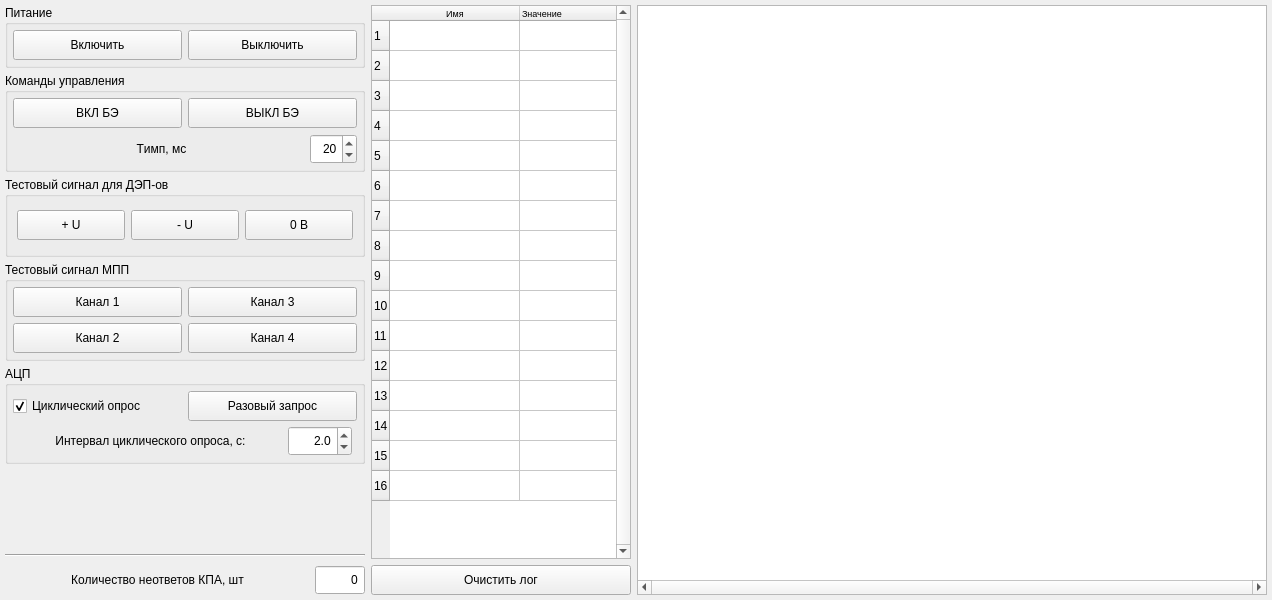
      <widget class="QWidget" name="kpaTab">
       <attribute name="title">
        <string>КПА</string>
       </attribute>
       <layout class="QGridLayout" name="gridLayout_9" columnstretch="0,0,1">
        <property name="leftMargin">
         <number>5</number>
        </property>
        <property name="topMargin">
         <number>5</number>
        </property>
        <property name="rightMargin">
         <number>5</number>
        </property>
        <property name="bottomMargin">
         <number>5</number>
        </property>
        <item row="0" column="0">
         <layout class="QVBoxLayout" name="verticalLayout">
          <property name="spacing">
           <number>5</number>
          </property>
          <property name="sizeConstraint">
           <enum>QLayout::SetMinimumSize</enum>
          </property>
          <item>
           <widget class="QGroupBox" name="powerGBox">
            <property name="sizePolicy">
             <sizepolicy hsizetype="Minimum" vsizetype="Minimum">
              <horstretch>0</horstretch>
              <verstretch>0</verstretch>
             </sizepolicy>
            </property>
            <property name="minimumSize">
             <size>
              <width>250</width>
              <height>70</height>
             </size>
            </property>
            <property name="title">
             <string>Питание</string>
            </property>
            <layout class="QGridLayout" name="gridLayout_3">
             <property name="sizeConstraint">
              <enum>QLayout::SetMinimumSize</enum>
             </property>
             <property name="leftMargin">
              <number>5</number>
             </property>
             <property name="topMargin">
              <number>5</number>
             </property>
             <property name="rightMargin">
              <number>5</number>
             </property>
             <property name="bottomMargin">
              <number>5</number>
             </property>
             <item row="0" column="0">
              <widget class="QPushButton" name="powOnPButt">
               <property name="sizePolicy">
                <sizepolicy hsizetype="Expanding" vsizetype="Fixed">
                 <horstretch>0</horstretch>
                 <verstretch>0</verstretch>
                </sizepolicy>
               </property>
               <property name="minimumSize">
                <size>
                 <width>0</width>
                 <height>30</height>
                </size>
               </property>
               <property name="text">
                <string>Включить</string>
               </property>
              </widget>
             </item>
             <item row="0" column="1">
              <widget class="QPushButton" name="powOffPButt">
               <property name="sizePolicy">
                <sizepolicy hsizetype="Expanding" vsizetype="Fixed">
                 <horstretch>0</horstretch>
                 <verstretch>0</verstretch>
                </sizepolicy>
               </property>
               <property name="minimumSize">
                <size>
                 <width>0</width>
                 <height>30</height>
                </size>
               </property>
               <property name="text">
                <string>Выключить</string>
               </property>
              </widget>
             </item>
            </layout>
           </widget>
          </item>
          <item>
           <widget class="QGroupBox" name="KUGBox">
            <property name="sizePolicy">
             <sizepolicy hsizetype="Minimum" vsizetype="Minimum">
              <horstretch>0</horstretch>
              <verstretch>0</verstretch>
             </sizepolicy>
            </property>
            <property name="minimumSize">
             <size>
              <width>250</width>
              <height>110</height>
             </size>
            </property>
            <property name="title">
             <string>Команды управления</string>
            </property>
            <layout class="QGridLayout" name="gridLayout_2">
             <property name="sizeConstraint">
              <enum>QLayout::SetMinimumSize</enum>
             </property>
             <property name="leftMargin">
              <number>5</number>
             </property>
             <property name="topMargin">
              <number>5</number>
             </property>
             <property name="rightMargin">
              <number>5</number>
             </property>
             <property name="bottomMargin">
              <number>5</number>
             </property>
             <item row="2" column="0">
              <widget class="QPushButton" name="onBEPButt">
               <property name="sizePolicy">
                <sizepolicy hsizetype="Expanding" vsizetype="Fixed">
                 <horstretch>0</horstretch>
                 <verstretch>0</verstretch>
                </sizepolicy>
               </property>
               <property name="minimumSize">
                <size>
                 <width>30</width>
                 <height>30</height>
                </size>
               </property>
               <property name="text">
                <string>ВКЛ БЭ</string>
               </property>
              </widget>
             </item>
             <item row="2" column="1">
              <widget class="QPushButton" name="offBEPButt">
               <property name="sizePolicy">
                <sizepolicy hsizetype="Expanding" vsizetype="Fixed">
                 <horstretch>0</horstretch>
                 <verstretch>0</verstretch>
                </sizepolicy>
               </property>
               <property name="minimumSize">
                <size>
                 <width>30</width>
                 <height>30</height>
                </size>
               </property>
               <property name="text">
                <string>ВЫКЛ БЭ</string>
               </property>
              </widget>
             </item>
             <item row="3" column="0" colspan="2">
              <layout class="QHBoxLayout" name="horizontalLayout_7">
               <property name="spacing">
                <number>0</number>
               </property>
               <property name="sizeConstraint">
                <enum>QLayout::SetMinimumSize</enum>
               </property>
               <item>
                <widget class="QLabel" name="durationLabel">
                 <property name="sizePolicy">
                  <sizepolicy hsizetype="Expanding" vsizetype="Minimum">
                   <horstretch>0</horstretch>
                   <verstretch>0</verstretch>
                  </sizepolicy>
                 </property>
                 <property name="minimumSize">
                  <size>
                   <width>55</width>
                   <height>30</height>
                  </size>
                 </property>
                 <property name="text">
                  <string>Tимп, мс</string>
                 </property>
                 <property name="alignment">
                  <set>Qt::AlignCenter</set>
                 </property>
                </widget>
               </item>
               <item>
                <widget class="QSpinBox" name="durationSBox">
                 <property name="sizePolicy">
                  <sizepolicy hsizetype="Minimum" vsizetype="Minimum">
                   <horstretch>0</horstretch>
                   <verstretch>0</verstretch>
                  </sizepolicy>
                 </property>
                 <property name="minimumSize">
                  <size>
                   <width>25</width>
                   <height>30</height>
                  </size>
                 </property>
                 <property name="alignment">
                  <set>Qt::AlignRight|Qt::AlignTrailing|Qt::AlignVCenter</set>
                 </property>
                 <property name="minimum">
                  <number>15</number>
                 </property>
                 <property name="maximum">
                  <number>500</number>
                 </property>
                 <property name="singleStep">
                  <number>5</number>
                 </property>
                 <property name="value">
                  <number>20</number>
                 </property>
                </widget>
               </item>
              </layout>
             </item>
            </layout>
           </widget>
          </item>
          <item>
           <widget class="QGroupBox" name="testDEPPButt">
            <property name="sizePolicy">
             <sizepolicy hsizetype="Minimum" vsizetype="Preferred">
              <horstretch>0</horstretch>
              <verstretch>0</verstretch>
             </sizepolicy>
            </property>
            <property name="minimumSize">
             <size>
              <width>250</width>
              <height>80</height>
             </size>
            </property>
            <property name="title">
             <string>Тестовый сигнал для ДЭП-ов</string>
            </property>
            <layout class="QGridLayout" name="gridLayout_4">
             <property name="topMargin">
              <number>5</number>
             </property>
             <property name="bottomMargin">
              <number>5</number>
             </property>
             <item row="0" column="0">
              <widget class="QPushButton" name="depP30PButt">
               <property name="sizePolicy">
                <sizepolicy hsizetype="Expanding" vsizetype="Fixed">
                 <horstretch>0</horstretch>
                 <verstretch>0</verstretch>
                </sizepolicy>
               </property>
               <property name="minimumSize">
                <size>
                 <width>0</width>
                 <height>30</height>
                </size>
               </property>
               <property name="text">
                <string>+ U</string>
               </property>
              </widget>
             </item>
             <item row="0" column="1">
              <widget class="QPushButton" name="depM30PButt">
               <property name="sizePolicy">
                <sizepolicy hsizetype="Expanding" vsizetype="Fixed">
                 <horstretch>0</horstretch>
                 <verstretch>0</verstretch>
                </sizepolicy>
               </property>
               <property name="minimumSize">
                <size>
                 <width>0</width>
                 <height>30</height>
                </size>
               </property>
               <property name="text">
                <string>- U</string>
               </property>
              </widget>
             </item>
             <item row="0" column="2">
              <widget class="QPushButton" name="dep0PButt">
               <property name="sizePolicy">
                <sizepolicy hsizetype="Expanding" vsizetype="Fixed">
                 <horstretch>0</horstretch>
                 <verstretch>0</verstretch>
                </sizepolicy>
               </property>
               <property name="minimumSize">
                <size>
                 <width>0</width>
                 <height>30</height>
                </size>
               </property>
               <property name="text">
                <string>0 В</string>
               </property>
              </widget>
             </item>
            </layout>
           </widget>
          </item>
          <item>
           <widget class="QGroupBox" name="testMPPPButt">
            <property name="sizePolicy">
             <sizepolicy hsizetype="Minimum" vsizetype="Minimum">
              <horstretch>0</horstretch>
              <verstretch>0</verstretch>
             </sizepolicy>
            </property>
            <property name="minimumSize">
             <size>
              <width>250</width>
              <height>110</height>
             </size>
            </property>
            <property name="title">
             <string>Тестовый сигнал МПП</string>
            </property>
            <layout class="QGridLayout" name="gridLayout_5">
             <property name="sizeConstraint">
              <enum>QLayout::SetMinimumSize</enum>
             </property>
             <property name="leftMargin">
              <number>5</number>
             </property>
             <property name="topMargin">
              <number>5</number>
             </property>
             <property name="rightMargin">
              <number>5</number>
             </property>
             <property name="bottomMargin">
              <number>5</number>
             </property>
             <item row="2" column="2">
              <widget class="QPushButton" name="pushButton_3">
               <property name="sizePolicy">
                <sizepolicy hsizetype="Expanding" vsizetype="Minimum">
                 <horstretch>0</horstretch>
                 <verstretch>0</verstretch>
                </sizepolicy>
               </property>
               <property name="minimumSize">
                <size>
                 <width>0</width>
                 <height>30</height>
                </size>
               </property>
               <property name="text">
                <string>Канал 2</string>
               </property>
              </widget>
             </item>
             <item row="2" column="3">
              <widget class="QPushButton" name="pushButton_4">
               <property name="sizePolicy">
                <sizepolicy hsizetype="Expanding" vsizetype="Minimum">
                 <horstretch>0</horstretch>
                 <verstretch>0</verstretch>
                </sizepolicy>
               </property>
               <property name="minimumSize">
                <size>
                 <width>0</width>
                 <height>30</height>
                </size>
               </property>
               <property name="text">
                <string>Канал 4</string>
               </property>
              </widget>
             </item>
             <item row="0" column="2">
              <widget class="QPushButton" name="pushButton_2">
               <property name="sizePolicy">
                <sizepolicy hsizetype="Expanding" vsizetype="Minimum">
                 <horstretch>0</horstretch>
                 <verstretch>0</verstretch>
                </sizepolicy>
               </property>
               <property name="minimumSize">
                <size>
                 <width>0</width>
                 <height>30</height>
                </size>
               </property>
               <property name="text">
                <string>Канал 1</string>
               </property>
              </widget>
             </item>
             <item row="0" column="3">
              <widget class="QPushButton" name="pushButton">
               <property name="sizePolicy">
                <sizepolicy hsizetype="Expanding" vsizetype="Minimum">
                 <horstretch>0</horstretch>
                 <verstretch>0</verstretch>
                </sizepolicy>
               </property>
               <property name="minimumSize">
                <size>
                 <width>0</width>
                 <height>30</height>
                </size>
               </property>
               <property name="text">
                <string>Канал 3</string>
               </property>
              </widget>
             </item>
            </layout>
           </widget>
          </item>
          <item>
           <widget class="QGroupBox" name="groupBox">
            <property name="sizePolicy">
             <sizepolicy hsizetype="Expanding" vsizetype="Preferred">
              <horstretch>0</horstretch>
              <verstretch>0</verstretch>
             </sizepolicy>
            </property>
            <property name="minimumSize">
             <size>
              <width>0</width>
              <height>110</height>
             </size>
            </property>
            <property name="title">
             <string>АЦП</string>
            </property>
            <layout class="QGridLayout" name="gridLayout_8">
             <property name="sizeConstraint">
              <enum>QLayout::SetMinimumSize</enum>
             </property>
             <property name="leftMargin">
              <number>5</number>
             </property>
             <property name="topMargin">
              <number>5</number>
             </property>
             <property name="rightMargin">
              <number>5</number>
             </property>
             <property name="bottomMargin">
              <number>5</number>
             </property>
             <property name="spacing">
              <number>5</number>
             </property>
             <item row="0" column="1">
              <widget class="QPushButton" name="adcSinglePButt">
               <property name="minimumSize">
                <size>
                 <width>0</width>
                 <height>30</height>
                </size>
               </property>
               <property name="text">
                <string>Разовый запрос</string>
               </property>
              </widget>
             </item>
             <item row="0" column="0">
              <widget class="QCheckBox" name="adcCycleCBox">
               <property name="minimumSize">
                <size>
                 <width>0</width>
                 <height>30</height>
                </size>
               </property>
               <property name="text">
                <string>Циклический опрос</string>
               </property>
               <property name="checked">
                <bool>true</bool>
               </property>
               <property name="tristate">
                <bool>false</bool>
               </property>
              </widget>
             </item>
             <item row="1" column="0" colspan="2">
              <layout class="QHBoxLayout" name="horizontalLayout_4">
               <property name="sizeConstraint">
                <enum>QLayout::SetMinimumSize</enum>
               </property>
               <property name="leftMargin">
                <number>5</number>
               </property>
               <property name="topMargin">
                <number>0</number>
               </property>
               <property name="rightMargin">
                <number>5</number>
               </property>
               <property name="bottomMargin">
                <number>0</number>
               </property>
               <item>
                <widget class="QLabel" name="adcPeriodLabel">
                 <property name="minimumSize">
                  <size>
                   <width>100</width>
                   <height>30</height>
                  </size>
                 </property>
                 <property name="text">
                  <string>Интервал циклического опроса, с:</string>
                 </property>
                 <property name="alignment">
                  <set>Qt::AlignCenter</set>
                 </property>
                </widget>
               </item>
               <item>
                <widget class="QDoubleSpinBox" name="adcPeriodSBox">
                 <property name="sizePolicy">
                  <sizepolicy hsizetype="Fixed" vsizetype="Fixed">
                   <horstretch>0</horstretch>
                   <verstretch>0</verstretch>
                  </sizepolicy>
                 </property>
                 <property name="minimumSize">
                  <size>
                   <width>25</width>
                   <height>30</height>
                  </size>
                 </property>
                 <property name="alignment">
                  <set>Qt::AlignRight|Qt::AlignTrailing|Qt::AlignVCenter</set>
                 </property>
                 <property name="decimals">
                  <number>1</number>
                 </property>
                 <property name="minimum">
                  <double>1.000000000000000</double>
                 </property>
                 <property name="maximum">
                  <double>1000.000000000000000</double>
                 </property>
                 <property name="value">
                  <double>2.000000000000000</double>
                 </property>
                </widget>
               </item>
              </layout>
             </item>
            </layout>
           </widget>
          </item>
          <item>
           <spacer name="verticalSpacer_2">
            <property name="orientation">
             <enum>Qt::Vertical</enum>
            </property>
            <property name="sizeHint" stdset="0">
             <size>
              <width>20</width>
              <height>40</height>
             </size>
            </property>
           </spacer>
          </item>
          <item>
           <widget class="Line" name="line">
            <property name="sizePolicy">
             <sizepolicy hsizetype="Expanding" vsizetype="Minimum">
              <horstretch>0</horstretch>
              <verstretch>0</verstretch>
             </sizepolicy>
            </property>
            <property name="minimumSize">
             <size>
              <width>360</width>
              <height>10</height>
             </size>
            </property>
            <property name="orientation">
             <enum>Qt::Horizontal</enum>
            </property>
           </widget>
          </item>
          <item>
           <layout class="QHBoxLayout" name="horizontalLayout_2">
            <property name="sizeConstraint">
             <enum>QLayout::SetMinimumSize</enum>
            </property>
            <item>
             <widget class="QLabel" name="nanswKPALabel">
              <property name="sizePolicy">
               <sizepolicy hsizetype="Expanding" vsizetype="Minimum">
                <horstretch>0</horstretch>
                <verstretch>0</verstretch>
               </sizepolicy>
              </property>
              <property name="minimumSize">
               <size>
                <width>0</width>
                <height>30</height>
               </size>
              </property>
              <property name="text">
               <string>Количество неответов КПА, шт</string>
              </property>
              <property name="alignment">
               <set>Qt::AlignCenter</set>
              </property>
             </widget>
            </item>
            <item>
             <widget class="QSpinBox" name="nanswKPASBox">
              <property name="sizePolicy">
               <sizepolicy hsizetype="Minimum" vsizetype="Minimum">
                <horstretch>0</horstretch>
                <verstretch>0</verstretch>
               </sizepolicy>
              </property>
              <property name="minimumSize">
               <size>
                <width>50</width>
                <height>30</height>
               </size>
              </property>
              <property name="alignment">
               <set>Qt::AlignRight|Qt::AlignTrailing|Qt::AlignVCenter</set>
              </property>
              <property name="buttonSymbols">
               <enum>QAbstractSpinBox::NoButtons</enum>
              </property>
             </widget>
            </item>
           </layout>
          </item>
         </layout>
        </item>
        <item row="0" column="1">
         <layout class="QVBoxLayout" name="verticalLayout_4">
          <property name="sizeConstraint">
           <enum>QLayout::SetDefaultConstraint</enum>
          </property>
          <item>
           <widget class="QTableWidget" name="DataTable">
            <property name="sizePolicy">
             <sizepolicy hsizetype="Minimum" vsizetype="Expanding">
              <horstretch>0</horstretch>
              <verstretch>0</verstretch>
             </sizepolicy>
            </property>
            <property name="minimumSize">
             <size>
              <width>260</width>
              <height>0</height>
             </size>
            </property>
            <property name="verticalScrollBarPolicy">
             <enum>Qt::ScrollBarAlwaysOn</enum>
            </property>
            <property name="horizontalScrollBarPolicy">
             <enum>Qt::ScrollBarAlwaysOff</enum>
            </property>
            <property name="rowCount">
             <number>16</number>
            </property>
            <attribute name="horizontalHeaderCascadingSectionResizes">
             <bool>false</bool>
            </attribute>
            <attribute name="horizontalHeaderDefaultSectionSize">
             <number>130</number>
            </attribute>
            <attribute name="horizontalHeaderMinimumSectionSize">
             <number>130</number>
            </attribute>
            <attribute name="horizontalHeaderStretchLastSection">
             <bool>true</bool>
            </attribute>
            <attribute name="verticalHeaderDefaultSectionSize">
             <number>30</number>
            </attribute>
            <row/>
            <row/>
            <row/>
            <row/>
            <row/>
            <row/>
            <row/>
            <row/>
            <row/>
            <row/>
            <row/>
            <row/>
            <row/>
            <row/>
            <row/>
            <row/>
            <column>
             <property name="text">
              <string>Имя</string>
             </property>
             <property name="font">
              <font>
               <pointsize>7</pointsize>
              </font>
             </property>
            </column>
            <column>
             <property name="text">
              <string>Значение</string>
             </property>
             <property name="font">
              <font>
               <pointsize>7</pointsize>
              </font>
             </property>
             <property name="textAlignment">
              <set>AlignLeading|AlignVCenter</set>
             </property>
            </column>
            <item row="0" column="1">
             <property name="text">
              <string/>
             </property>
             <property name="textAlignment">
              <set>AlignCenter</set>
             </property>
            </item>
            <item row="1" column="1">
             <property name="text">
              <string/>
             </property>
             <property name="textAlignment">
              <set>AlignCenter</set>
             </property>
            </item>
           </widget>
          </item>
          <item>
           <widget class="QPushButton" name="ClearLogPButt">
            <property name="sizePolicy">
             <sizepolicy hsizetype="Minimum" vsizetype="Minimum">
              <horstretch>0</horstretch>
              <verstretch>0</verstretch>
             </sizepolicy>
            </property>
            <property name="minimumSize">
             <size>
              <width>140</width>
              <height>30</height>
             </size>
            </property>
            <property name="text">
             <string>Очистить лог</string>
            </property>
           </widget>
          </item>
         </layout>
        </item>
        <item row="0" column="2">
         <layout class="QGridLayout" name="gridLayout">
          <item row="1" column="0">
           <widget class="QTextEdit" name="LogTEdit">
            <property name="sizePolicy">
             <sizepolicy hsizetype="MinimumExpanding" vsizetype="Expanding">
              <horstretch>0</horstretch>
              <verstretch>0</verstretch>
             </sizepolicy>
            </property>
            <property name="minimumSize">
             <size>
              <width>630</width>
              <height>0</height>
             </size>
            </property>
            <property name="font">
             <font>
              <family>Courier New</family>
              <pointsize>7</pointsize>
              <weight>75</weight>
              <bold>true</bold>
             </font>
            </property>
            <property name="midLineWidth">
             <number>0</number>
            </property>
            <property name="horizontalScrollBarPolicy">
             <enum>Qt::ScrollBarAlwaysOn</enum>
            </property>
            <property name="readOnly">
             <bool>true</bool>
            </property>
            <property name="html">
             <string>&lt;!DOCTYPE HTML PUBLIC &quot;-//W3C//DTD HTML 4.0//EN&quot; &quot;http://www.w3.org/TR/REC-html40/strict.dtd&quot;&gt;
&lt;html&gt;&lt;head&gt;&lt;meta name=&quot;qrichtext&quot; content=&quot;1&quot; /&gt;&lt;style type=&quot;text/css&quot;&gt;
p, li { white-space: pre-wrap; }
&lt;/style&gt;&lt;/head&gt;&lt;body style=&quot; font-family:'Courier New'; font-size:7pt; font-weight:600; font-style:normal;&quot;&gt;
&lt;p style=&quot;-qt-paragraph-type:empty; margin-top:0px; margin-bottom:0px; margin-left:0px; margin-right:0px; -qt-block-indent:0; text-indent:0px; font-family:'PT Serif'; font-size:8.25pt; font-weight:400;&quot;&gt;&lt;br /&gt;&lt;/p&gt;&lt;/body&gt;&lt;/html&gt;</string>
            </property>
           </widget>
          </item>
         </layout>
        </item>
       </layout>
      </widget>
